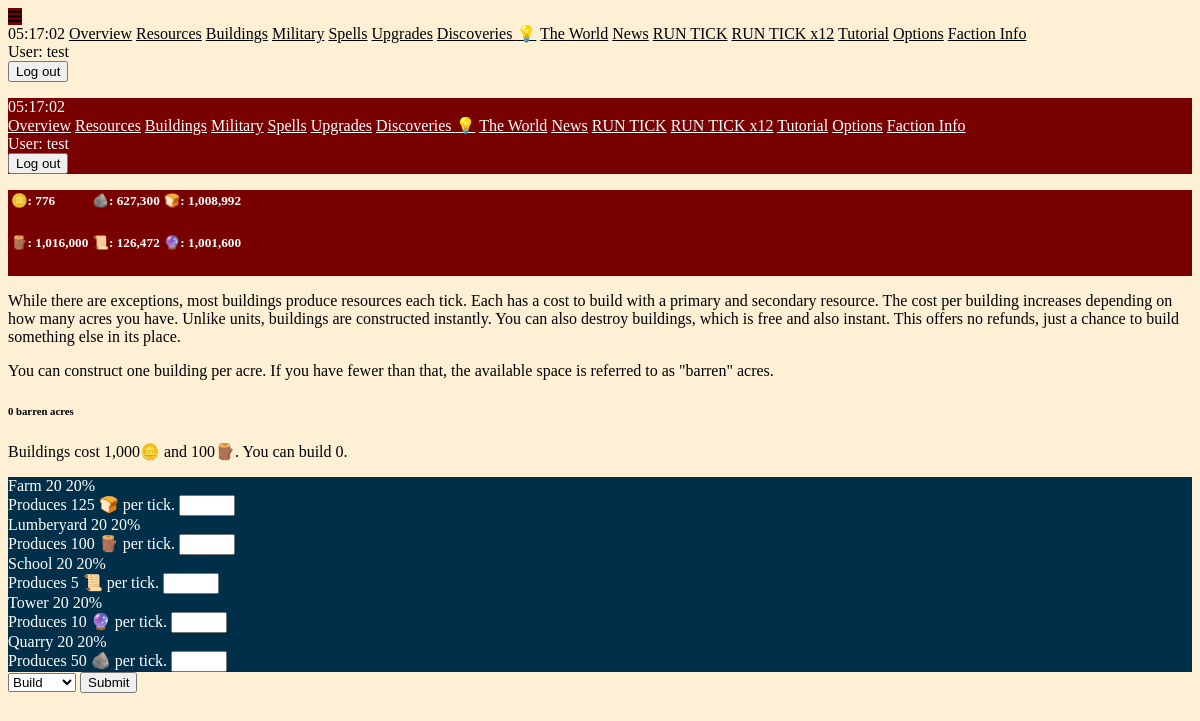
Screenshot of /buildings (signed in) with the database file from the repository.
### maingame/models.py (models this page shows, shortened)
class Player(models.Model):
    associated_user = models.OneToOneField(User, on_delete=models.CASCADE, null=True, blank=True, unique=True)
    name = models.CharField(max_length=50, null=True, blank=True, unique=True)
    timezone = models.CharField(max_length=50, default="UTC")
    is_starving = models.BooleanField(default=False)
    has_unread_events = models.BooleanField(default=False)
    protection_ticks_remaining = models.IntegerField(default=72)
    complacency = models.IntegerField(default=0)
    has_tick_units = models.BooleanField(default=False)
    show_tutorials = models.BooleanField(default=True)
    theme = models.CharField(max_length=50, null=True, blank=True, default="ODA")
    is_abandoned = models.BooleanField(default=False)
    use_am_pm = models.BooleanField(default=True)
    acres = models.IntegerField(default=100)
    incoming_acres_dict = models.JSONField(default=dict, blank=True)
    primary_resource_name = models.CharField(max_length=50, null=True, blank=True)
    primary_resource_per_acre = models.IntegerField(default=0)
    building_primary_resource_name = models.CharField(max_length=50, null=True, blank=True)
    building_secondary_resource_name = models.CharField(max_length=50, null=True, blank=True)
    building_primary_cost_per_acre = models.IntegerField(default=100)
    building_secondary_cost_per_acre = models.IntegerField(default=10)
    upgrade_cost = models.IntegerField(default=300)
    upgrade_exponent = models.FloatField(default=1.03, null=True, blank=True)
    perk_dict = models.JSONField(default=dict, blank=True)
    faction_name = models.CharField(max_length=50, null=True, blank=True)
    discovery_points = models.IntegerField(default=0)
    available_discoveries = models.JSONField(default=list, blank=True)
    learned_discoveries = models.JSONField(default=list, blank=True)
    last_sold_resource_name = models.CharField(max_length=50, null=True, blank=True)
    last_bought_resource_name = models.CharField(max_length=50, null=True, blank=True)
    @property
    def building_primary_cost(self):
        return self.building_primary_cost_per_acre * self.acres
    @property
    def building_secondary_cost(self):
        return self.building_secondary_cost_per_acre * self.acres
    @property
    def barren_acres(self):
        barren_acres = self.acres
        for building in Building.objects.filter(ruler=self):
            barren_acres -= building.quantity
        return barren_acres
    @property
    def header_rows(self):
        iterator = -1
        row_number = 0
        header_rows = {}
        for resource in Resource.objects.filter(ruler=self):
            iterator += 1
            if iterator % math.ceil(Resource.objects.filter(ruler=self).count() / 2) == 0:
                row_number += 1
                header_rows[str(row_number)] = []
            readout = f"{resource.icon}: {int(resource.quantity):,}"
            tooltip = resource.name
            header_rows[str(row_number)].append({
                "readout": readout,
                "tooltip": tooltip
            })
        return header_rows

class Building(models.Model):
    ruler = models.ForeignKey(Player, on_delete=models.PROTECT, null=True, blank=True)
    name = models.CharField(max_length=50, null=True, blank=True)
    resource_produced_name = models.CharField(max_length=50, null=True, blank=True)
    amount_produced = models.IntegerField(default=0)
    quantity = models.IntegerField(default=0)
    trade_multiplier = models.IntegerField(default=0)
    defense_multiplier = models.IntegerField(default=0)
    upgrades = models.IntegerField(default=0)
    is_buildable = models.BooleanField(default=True)
    construction_dict = models.JSONField(default=dict, blank=True, null=True)
    @property
    def description(self):
        perks = []
        if self.amount_produced > 0:
            resource_produced = Resource.objects.get(ruler=self.ruler, name=self.resource_produced_name)
            perks.append(f"Produces {self.amount_produced} {resource_produced.icon} per tick.")
        return " ".join(perks)
    @property
    def percent(self):
        percent = (self.quantity / self.ruler.acres) * 100
        if percent.is_integer():
            return int(percent)
        return round(percent, 2)

class Resource(models.Model):
    name = models.CharField(max_length=50, null=True, blank=True)
    icon = models.CharField(max_length=50, null=True, blank=True)
    ruler = models.ForeignKey(Player, on_delete=models.PROTECT, null=True, blank=True)
    quantity = models.IntegerField(default=0)

### maingame/views.py (the view)
# urls.py: path("buildings", views.buildings, name="buildings"),
@login_required
def buildings(request):
    try:
        player = Player.objects.get(associated_user=request.user)
    except:
        return redirect("register")
    primary_resource = Resource.objects.get(ruler=player, name=player.building_primary_resource_name)
    secondary_resource = Resource.objects.get(ruler=player, name=player.building_secondary_resource_name)
    max_affordable = int(min(primary_resource.quantity / player.building_primary_cost, secondary_resource.quantity / player.building_secondary_cost))
    context = {
        "buildings": Building.objects.filter(ruler=player),
        "primary_resource": primary_resource,
        "secondary_resource": secondary_resource,
        "max_buildable": min(player.barren_acres, max_affordable),
    }
    return render(request, "maingame/buildings.html", context)

### maingame/context_processors/context_processors.py (called while the page is built)
def player_context_processor(request):
    active_player = None
    if request.user.is_authenticated:
        active_player = Player.objects.filter(associated_user=request.user).first()
    return {
        "active_player": active_player,
        "round": Round.objects.first(),
    }

### maingame/templates/maingame/buildings.html (shortened to what this page needs)
{% extends "base.html" %}
{% load humanize %}
{% block content %}
<div>
    {% if active_player.show_tutorials %}
    <p>
        While there are exceptions, most buildings produce resources each tick. Each has a cost to build with a primary and secondary resource. The cost
        per building increases depending on how many acres you have. Unlike units, buildings are constructed instantly. You can also destroy buildings,
        which is free and also instant. This offers no refunds, just a chance to build something else in its place.
    </p>
    <p>You can construct one building per acre. If you have fewer than that, the available space is referred to as "barren" acres.</p>
    {% endif %}
    <h6>{{ active_player.barren_acres}} barren acres</h6>
    <p>
        Buildings cost {{ active_player.building_primary_cost|intcomma }}{{ primary_resource.icon }} and
        {{ active_player.building_secondary_cost|intcomma }}{{ secondary_resource.icon }}. You can build {{ max_buildable|intcomma }}.
    </p>
    <form action="{% url 'submit_building' %}" method="post" class="">
        <div class="u-flex u-flex-wrap u-gap-2">
        {% for building in buildings %}
        {% if building.quantity > 0 or building.is_buildable %}
        {% include "maingame/building_card.html" %}
        {% endif %}
        {% endfor %}
        </div>
        <div class="u-center u-flex u-gap-4 mt-2" style="width: fit-content">
            <select name="buildOrDestroy" class="w-16 h-6 u-center">
                <option selected>Build</option>
            </select>
            <button class="btn-light w-16 h-6 p-0 u-center" type="submit">
                <span class="font-bold">Submit</span>
            </button>
        </div>
    </form>
</div>
{% endblock %}

### templates/sidebar_links.html (shortened to what this page needs)
{% if active_player %}
<a href="{% url 'overview' active_player.id %}" class="">Overview</a>
<a href="{% url 'resources' %}" class="">Resources</a>
<a href="{% url 'buildings' %}" class="">Buildings{% if active_player.barren_acres > 0 %} ⚠️{% endif %}</a>
<a href="{% url 'military' %}" class="">Military</a>
<a href="{% url 'spells' %}" class="">Spells</a>
<a href="{% url 'upgrades' %}" class="">Upgrades</a>
<a href="{% url 'discoveries' %}" class="">Discoveries{% if active_player.discovery_points >= 50 %} 💡{% endif %}</a>
<a href="{% url 'world' %}" class="">The World</a>
<a href="{% url 'news' %}" class="">News{% if active_player.has_unread_events > 0 %} ⚠️{% endif %}</a>
<a href="{% url 'run_tick_view' 1 %}" class=" mt-12">RUN TICK</a>
<a href="{% url 'run_tick_view' 12 %}" class="">RUN TICK x12</a>
{% if active_player.show_tutorials %}
<a href="{% url 'tutorial' %}" class="">Tutorial</a>
{% endif %}
<a href="{% url 'options' %}" class="">Options</a>
{% endif %}
<a href="{% url 'faction_info' %}" class="">Faction Info</a>
<form action="{% url 'logout' %}" method="post" class="mt-8">
    <div class="u-flex u-flex-column u-gap-0">
        <span class="text-xs my-0">User: {{ user.username }}</span>
    </div>
    <button type="submit" class="px-1 py-0 w-12 h-4">
        <span class="font-bold">Log out</span>
    </button>
</form>

### maingame/templates/maingame/building_card.html
{% load humanize %}
<div class="card card_colors px-2 pb-2 pt-1 u-flex u-flex-column w-64{% if building.quantity > 0 %} u-border-1 u-border-gray-700{% endif %}">
    <div class="u-flex u-justify-space-between">
        <span class="text-xl">{{ building.name|title }}</span>
        {% if building.quantity == 0 %}
        <span>None</span>
        {% else %}
        <span>{{ building.quantity|intcomma}}</span>
        {% endif %}
        <span>{{ building.percent }}%</span>
    </div>
    <div class="">
        <span class="u-align-middle mr-2">{{ building.description }}</span>
        {% if show_upgrades %}
        <a href="{% url 'upgrade_building' building.id %}">
            <button class="header_colors px-1 py-0" {% if building.upgrade_cost > research_points_available %}disabled{% endif %}>
                Upgrade: {{ building.upgrade_cost|intcomma }}📜
            </button>
        </a>
        {% elif building.is_buildable %}
        {% if max_buildable >= building.quantity %}
        <input type="number" class="w-16" name="build_{{ building.id }}" min="0" max="{{ max_buildable }}" />
        {% else %}
        <input type="number" class="w-16" name="build_{{ building.id }}" min="0" max="{{ building.quantity }}" />
        {% endif %}
        {% else %}
        <div>
            <span class="text-red-400">Can't be built</span>
        </div>
        {% endif %}
    </div>
</div>

### rows the page displays
Player: barren_acres "0", building_primary_cost "1,000", building_secondary_cost "100"
Resource: icon "🪙"
Resource: icon "🪵"
Building: name "Farm", quantity "20", percent "20", description "Produces 125 🍞 per tick."
Building: name "Lumberyard", quantity "20", percent "20", description "Produces 100 🪵 per tick."
Building: name "School", quantity "20", percent "20", description "Produces 5 📜 per tick."
Building: name "Tower", quantity "20", percent "20", description "Produces 10 🔮 per tick."
Building: name "Quarry", quantity "20", percent "20", description "Produces 50 🪨 per tick."

### other values shown
{{ user.username }} "test test"
{{ resource_readout.readout }} "🪙: 776" "🪨: 627,300" "🍞: 1,008,992" "🪵: 1,016,000" "📜: 126,472" "🔮: 1,001,600"
{{ max_buildable|intcomma }} "0"
